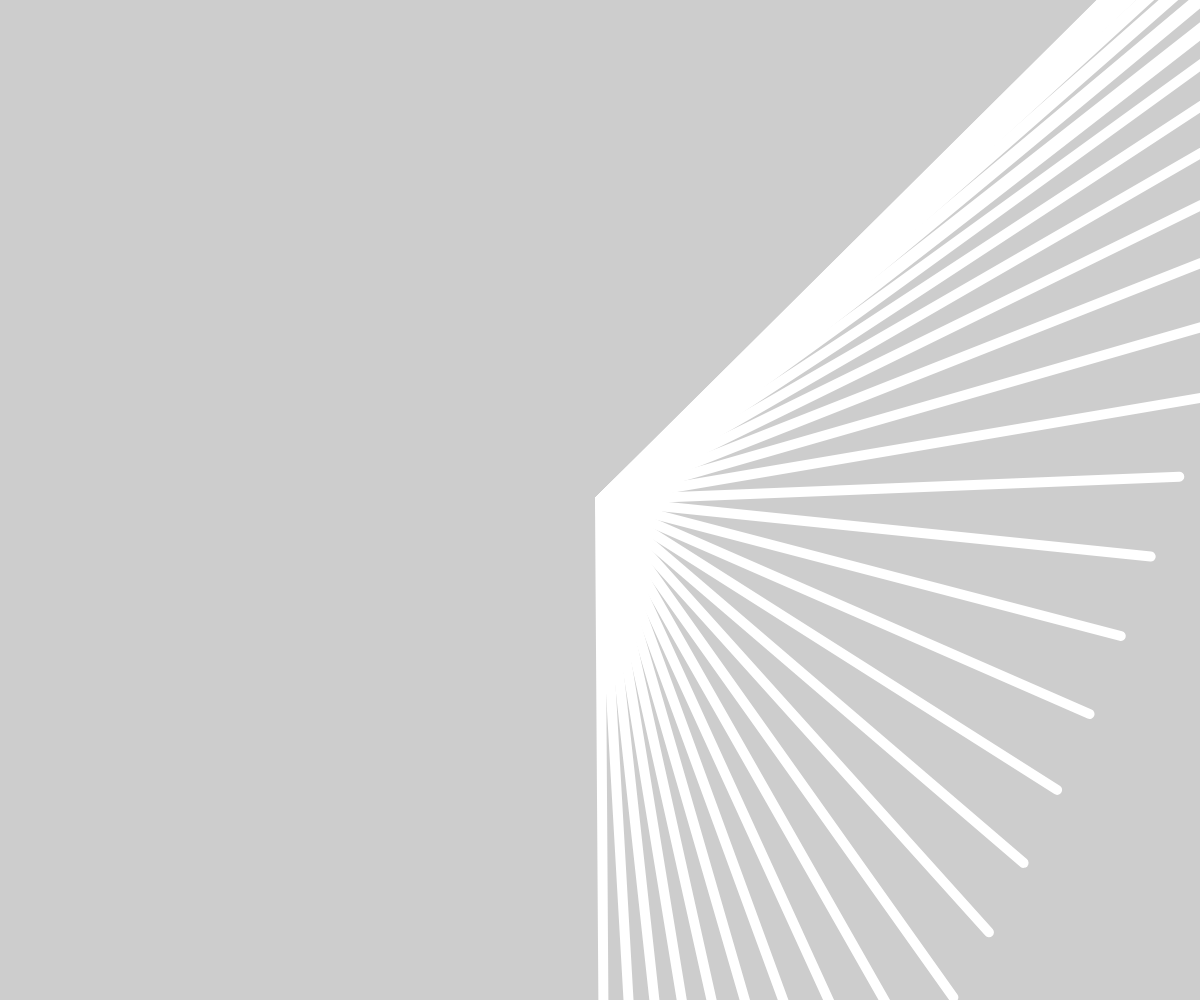
Frame 1 (no input)
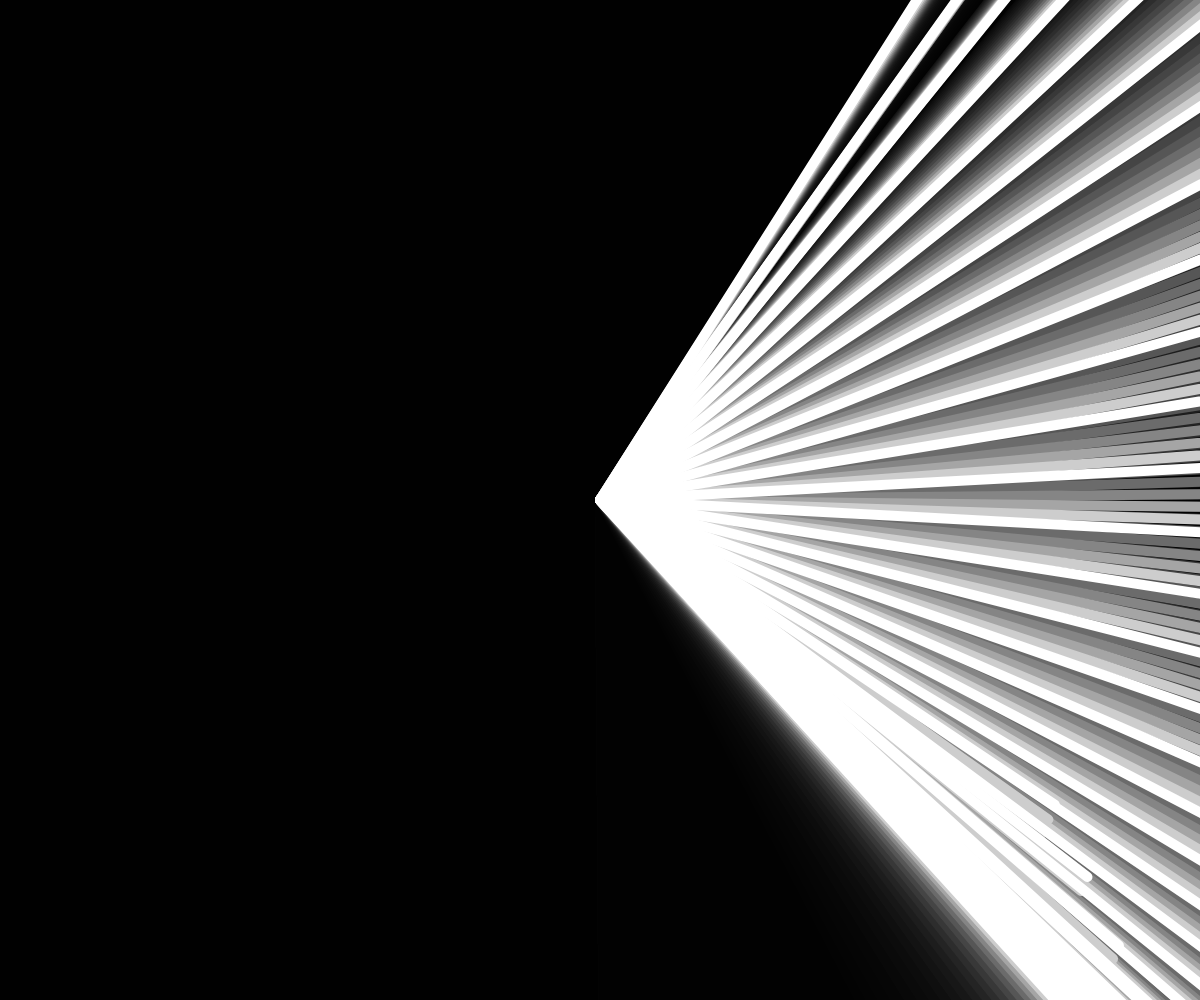
Frame 60 (no input)
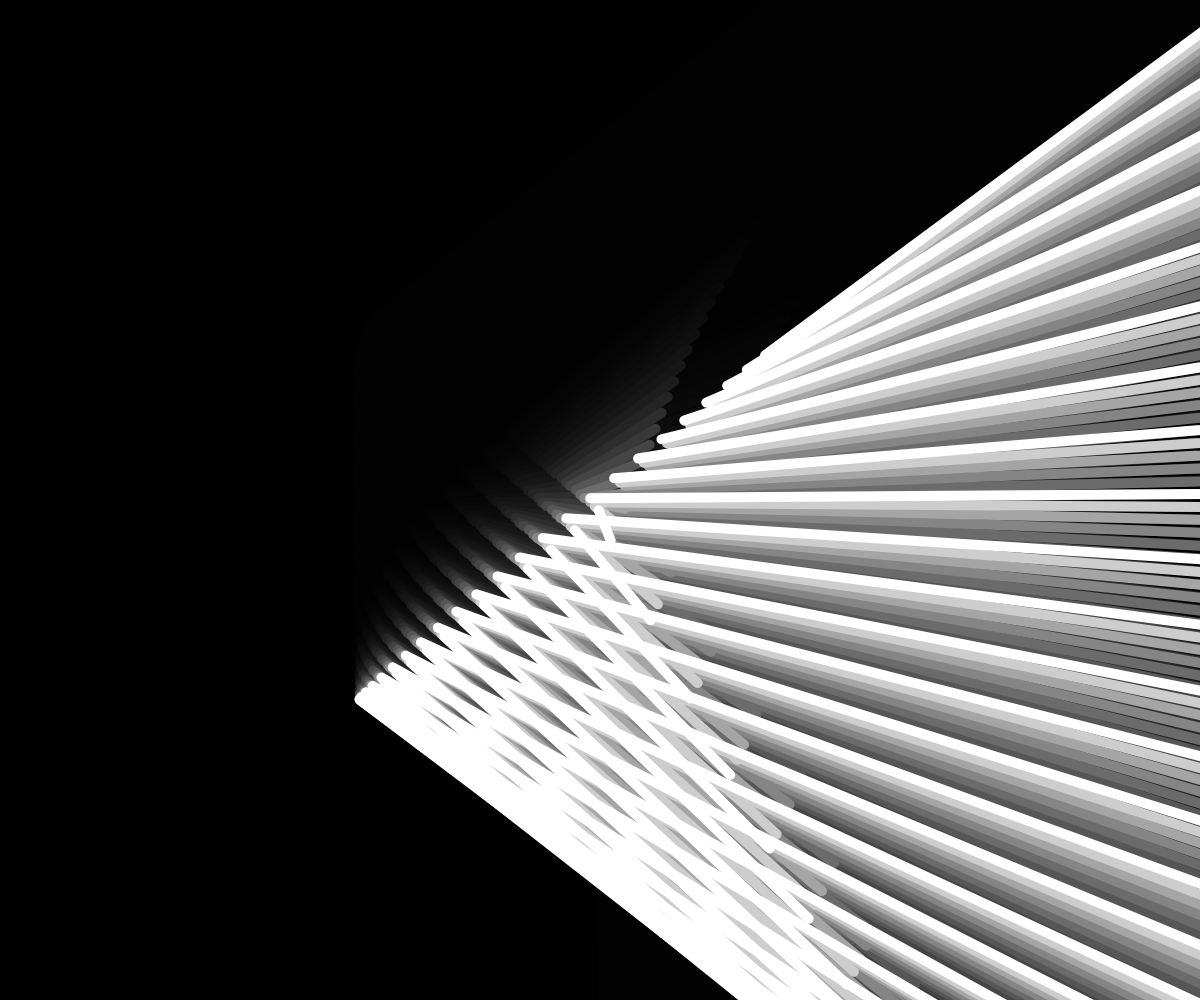
Frame 120 (the mouse pressed at the canvas centre since frame 60)

The p5.js sketch that drew these frames (run headless with seeded random() and noise() and a simulated clock; from frame 60 on, the mouse is pressed at the canvas centre):

// p5.js sketch
// ── sketch.js
/*
Based on Alexander Miller’s video on Recreating Vintage Computer Art with Processing and inspired by John Whitney's work:
https://www.youtube.com/watch?v=LaarVR1AOvs&t=181s
*/

let t = 0;
let numLines = 40;

function setup() {
  createCanvas(windowWidth, windowHeight);
  strokeWeight(10);
  stroke(255);
}

function draw() {
  background(0,50);
  translate(width / 2, height / 2);

  let amplitude = width / 3;

  for (let i = 0; i < numLines; i++) {
    let x1 = sin((t + i) / 10) * amplitude + cos(((t + 1) / 5) * 50);
    let y1 = cos((-t + i) / 10) * amplitude + sin(((t + 1) / 5) * 50);

    let x2 = sin((t + i) / 20) * (amplitude * 2) + cos(t + 1) * 10;
    let y2 = cos((-t + i) / 10) * (amplitude * 2); + sin(((t + 1)) * 50);

    line(x1*mouseX/1000, y1*mouseY/1000, x2, y2);
  }

  t += 0.2;
}

function windowResized() {
  resizeCanvas(windowWidth, windowHeight);
  background(0);
}
